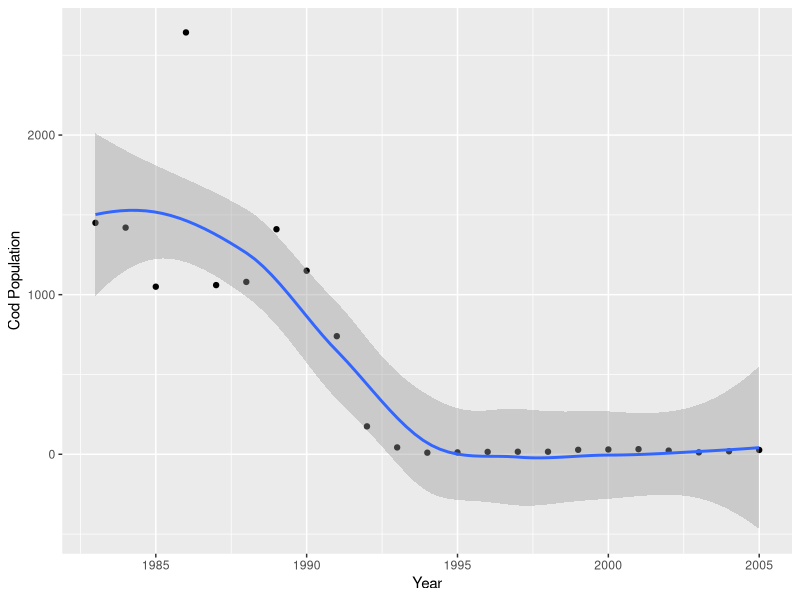
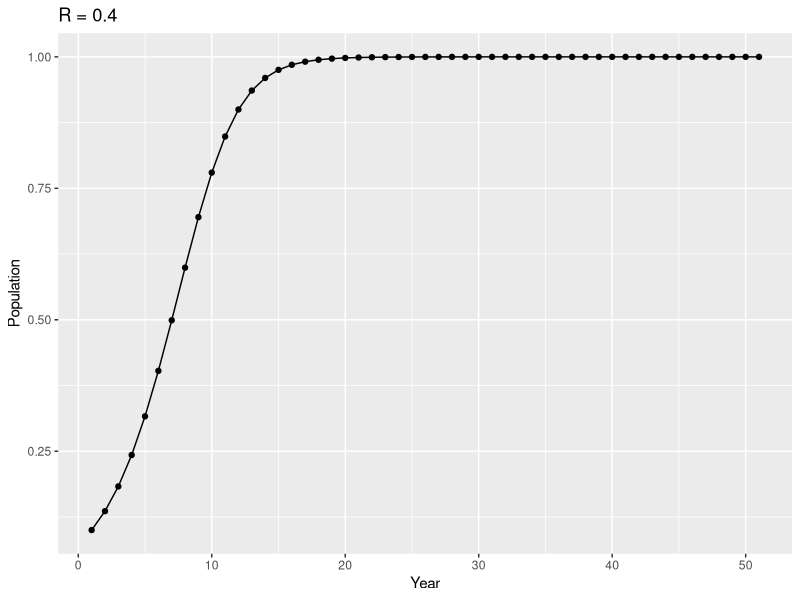
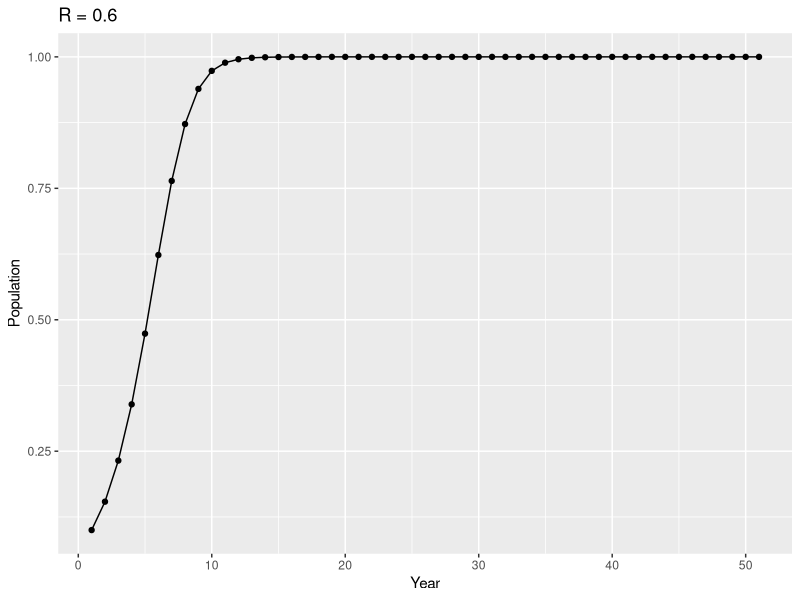
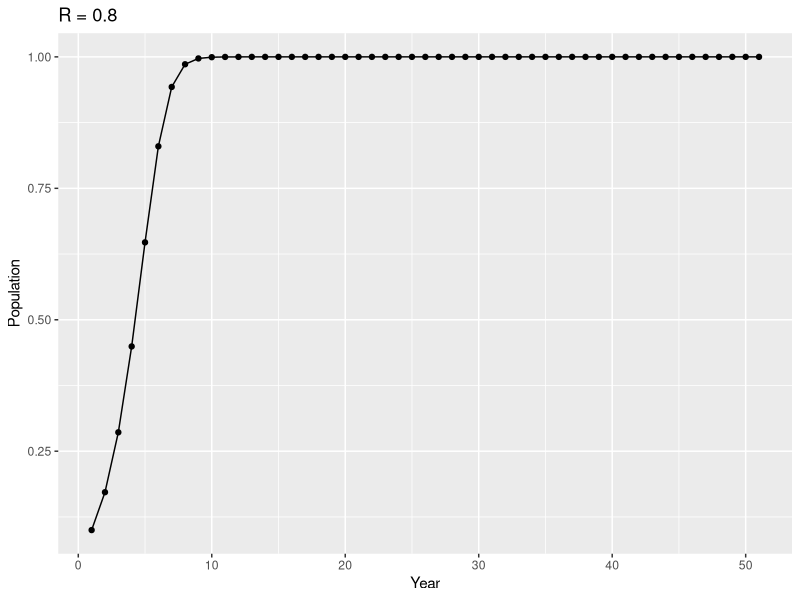
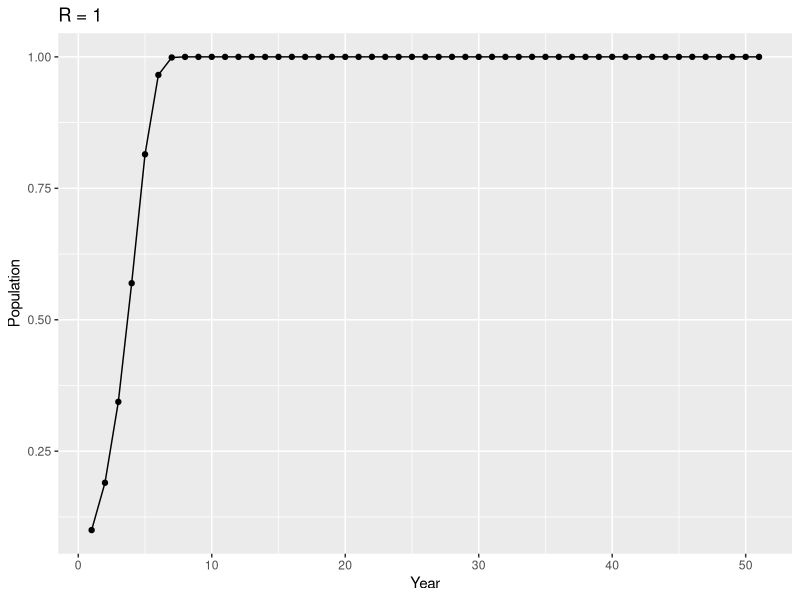
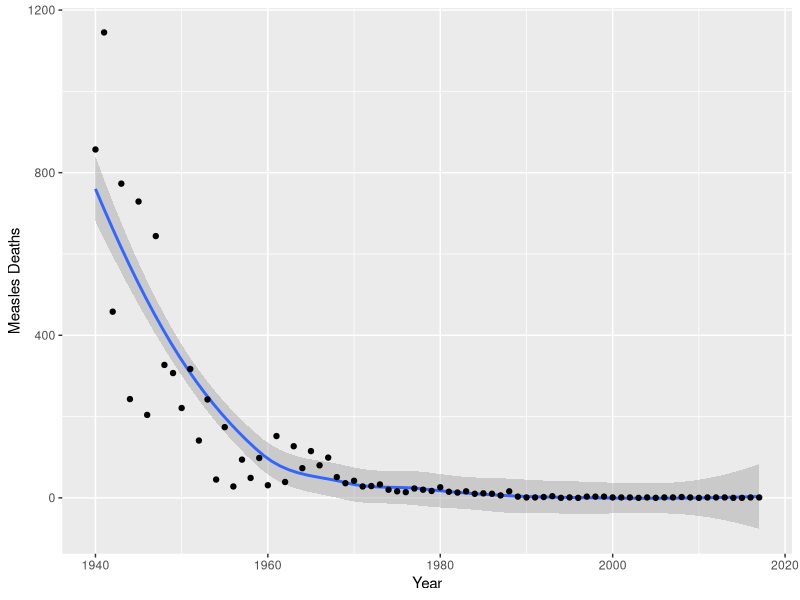
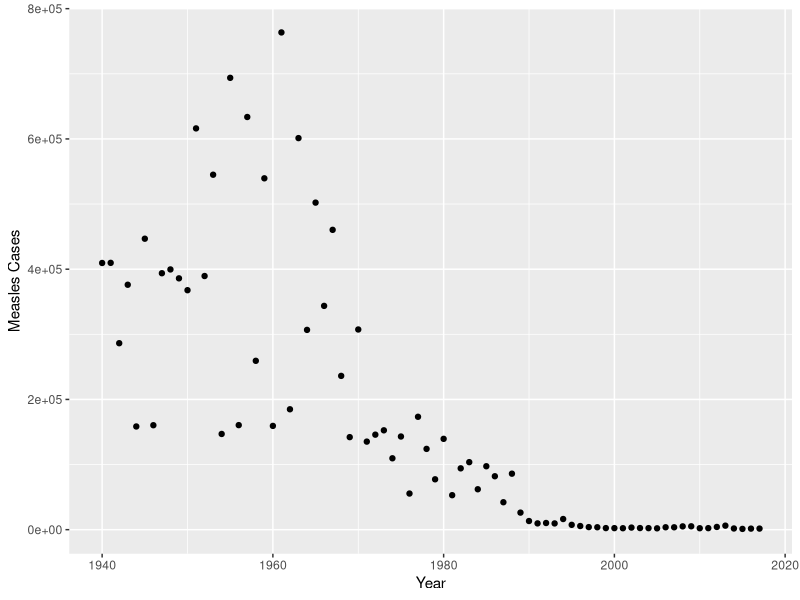
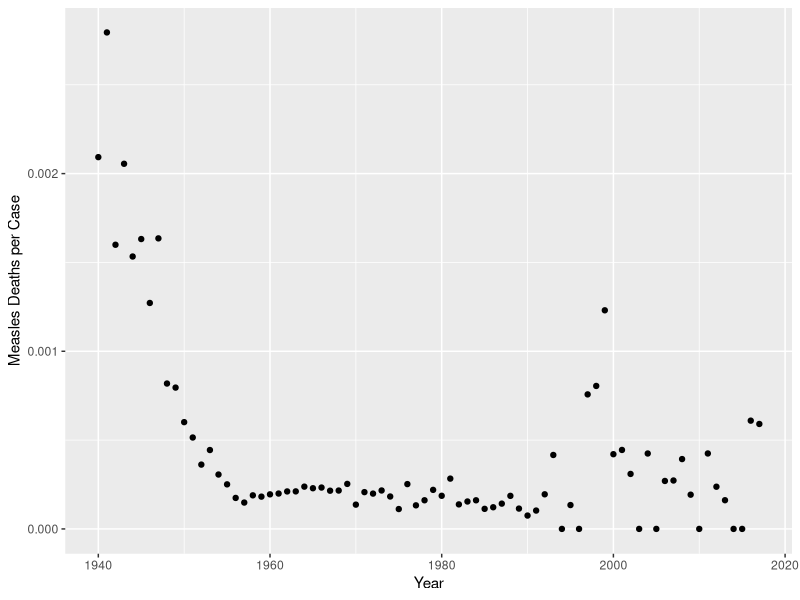

Write R code to recreate these figures, in order. (Note: this script raises an error after producing the figures.)
## ---- chunk 1
knitr::opts_chunk$set(echo = FALSE, warning = FALSE, message = FALSE, tidy.opts=list(width.cutoff=80), tidy=TRUE)
library(ggplot2)
## ---- chunk 2
cod_pop <- c(1450, 1420, 1050, 2643, 1060, 1080, 1410, 1150, 740, 175, 43, 10, 12, 15, 16, 16, 28, 30, 32, 23, 12, 19, 27)
years <- c(1983, 1984, 1985, 1986, 1987, 1988, 1989, 1990, 1991, 1992, 
1993, 1994, 1995, 1996, 1997, 1998, 1999, 2000, 2001, 2002, 2003, 
2004, 2005)

fishdata <- data.frame(x = years, y = cod_pop)
ggplot(data = fishdata, aes(x = years, y = cod_pop))+
  geom_point() + 
  geom_smooth() +
  xlab("Year") + ylab("Cod Population")
## ---- chunk 3

N <- vector("numeric", length = 50)

for (i in 1:50){
  N[1] <- .1
  N[i+1] <- N[i] + .4*N[i]*(1 - N[i]/1)
}
popdata <- data.frame(1:51, N)

ggplot(popdata, aes(x = X1.51, y = N)) + 
  geom_point() +
  geom_line(color = "black") +
  ggtitle("R = 0.4") +
  xlab("Year") + ylab("Population")
  
## ---- chunk 4

N <- vector("numeric", length = 50)

for (i in 1:50){
  N[1] <- .1
  N[i+1] <- N[i] + .6*N[i]*(1 - N[i]/1)
}
popdata <- data.frame(1:51, N)

ggplot(popdata, aes(x = X1.51, y = N)) + 
  geom_point() +
  geom_line(color = "black") +
  ggtitle("R = 0.6") +
  xlab("Year") + ylab("Population")

for (i in 1:50){
  N[1] <- .1
  N[i+1] <- N[i] + .8*N[i]*(1 - N[i]/1)
}
popdata <- data.frame(1:51, N)

ggplot(popdata, aes(x = X1.51, y = N)) + 
  geom_point() +
  geom_line(color = "black") +
  ggtitle("R = 0.8") +
  xlab("Year") + ylab("Population")
  
for (i in 1:50){
  N[1] <- .1
  N[i+1] <- N[i] + 1*N[i]*(1 - N[i]/1)
}
popdata <- data.frame(1:51, N)

ggplot(popdata, aes(x = X1.51, y = N)) + 
  geom_point() +
  geom_line(color = "black") +
  ggtitle("R = 1") +
  xlab("Year") + ylab("Population")
## ---- chunk 5

Measles_Uk <- read.csv("Measles_Uk.csv")

ggplot(data = Measles_Uk, aes(x=Year,y=Total_Deaths)) +
  geom_smooth() +
  geom_point() +
  xlab("Year") + ylab("Measles Deaths")
## ---- chunk 6

Measles_Uk <- read.csv("Measles_Uk.csv")

ggplot(data= Measles_Uk,
  aes(x=Year, y=Notifications)) +
  geom_point() +
  xlab("Year") + ylab("Measles Cases")
## ---- chunk 7

Measles_Uk <- read.csv("Measles_Uk.csv")

ggplot(data = Measles_Uk,
  aes(x=Year,y=Total_Deaths/Notifications)) + 
  geom_point() +
  xlab("Year") + ylab("Measles Deaths per Case")

## ---- chunk 8
# Part 1: Wright-Fisher model with genetic drift and mutation

# Created by Easton R. White

# Last edited: 4-Oct-2021

# Setting up parameter values
N=1000      # population size 
p_ini= 0.1   # the initial frequency of the A allele
u = 0.1      # mutation rate from a to A
max.time=100 # time to run simulations


# Custom built function
sample.population <- function(p,N){
  next_pop <-  vector('character',length = N)
  for (i in 1:N){
    new_allele <-  sample(x <-  c('A','a'),size = 1,prob=c(p,1-p))
    next_pop[i] <-  as.character(new_allele)
    if(x == 'a'){
      rbinom('a',N,u)
    }
  }
  return(sum(next_pop == 'A')/N) # returns the value for p
}



p <- vector(mode = 'numeric',length = max.time)
p[1] <- p_ini

for (t in 1:(max.time-1)){
  p[t+1] = sample.population(p[t],N)
}

plot(1:max.time,p,ylim=c(0,1),type='l',las=1,ylab='Freq(A)',xlab='Time')
